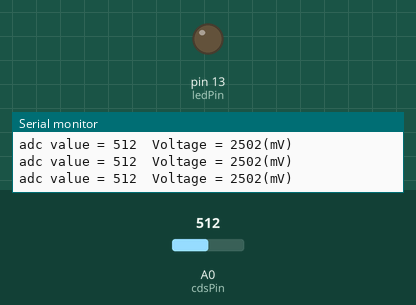
Recording of a sketch running on a simulated Arduino Uno, built with avr-gcc and run on an emulated ATmega328P. On the bench: output pins drawn as LEDs (lit = HIGH), the last lines printed to the serial monitor. The inputs (shaded band) are chosen by the test bench; at power-on: A0 (cdsPin) = 512.

Above: at 1.2 s.
1.3 s: A0 (cdsPin) set to 137
4.3 s: A0 (cdsPin) set to 115
At 5.2 s:
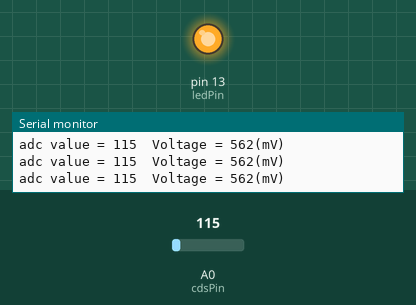
5.8 s: A0 (cdsPin) set to 138
At 7.1 s:
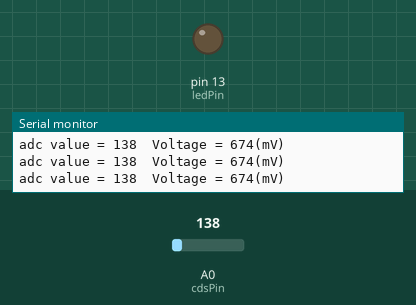
8.8 s: A0 (cdsPin) set to 122
At 9.5 s:
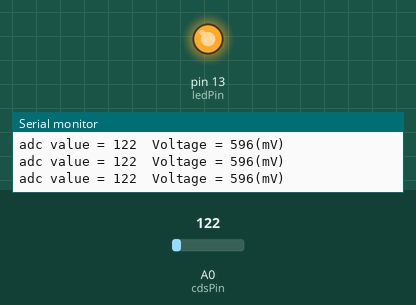
Timing chart, 0 to 11.8 s (numbered marks = the images above; inputs shaded):
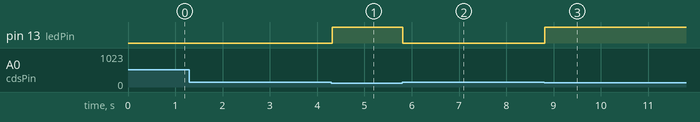

The sketch:

adc_ex1.ino
```cpp
const int cdsPin    =  A0;
const int ledPin    =  13;
const int threshold = 128;

void setup() {
  pinMode(ledPin, OUTPUT);
  Serial.begin(9600);
}

void loop() {
  long adcVal = analogRead(A0);

  if( adcVal < 128 ) digitalWrite(ledPin, HIGH);
  else               digitalWrite(ledPin, LOW );

  Serial.print("adc value = ");
  Serial.print(adcVal);
  Serial.print("\tVoltage = ");
  /*
   1023 : 5000 = adcVal : x(mV)
   1023 * x = 5000 * adcVal
   x = 5000 * adcVal / 1023
   */
  long volt = 5000 * adcVal / 1023;
  Serial.print(volt);
  Serial.print("(mV)\n");
}
```

Measured:
- the behaviour switches between 128 and 127 on A0 (cdsPin) (found by bisection; images 0 and 1)
- after the input at 4.3 s, pin 13 (ledPin): LOW → HIGH at once
- after the input at 5.8 s, pin 13 (ledPin): HIGH → LOW at once
- after the input at 8.8 s, pin 13 (ledPin): LOW → HIGH at once
